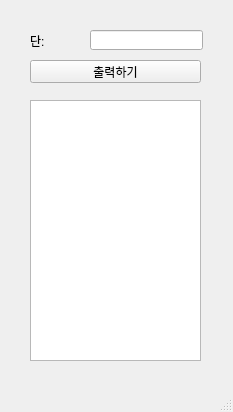
<?xml version="1.0" encoding="UTF-8"?>
<ui version="4.0">
 <class>MainWindow</class>
 <widget class="QMainWindow" name="MainWindow">
  <property name="geometry">
   <rect>
    <x>0</x>
    <y>0</y>
    <width>233</width>
    <height>412</height>
   </rect>
  </property>
  <property name="windowTitle">
   <string>MainWindow</string>
  </property>
  <widget class="QWidget" name="centralwidget">
   <widget class="QLabel" name="lbl">
    <property name="geometry">
     <rect>
      <x>30</x>
      <y>30</y>
      <width>56</width>
      <height>21</height>
     </rect>
    </property>
    <property name="text">
     <string>단:</string>
    </property>
   </widget>
   <widget class="QLineEdit" name="le">
    <property name="geometry">
     <rect>
      <x>90</x>
      <y>30</y>
      <width>113</width>
      <height>20</height>
     </rect>
    </property>
   </widget>
   <widget class="QPushButton" name="pb">
    <property name="geometry">
     <rect>
      <x>30</x>
      <y>60</y>
      <width>171</width>
      <height>23</height>
     </rect>
    </property>
    <property name="text">
     <string>출력하기</string>
    </property>
   </widget>
   <widget class="QTextEdit" name="te">
    <property name="geometry">
     <rect>
      <x>30</x>
      <y>100</y>
      <width>171</width>
      <height>261</height>
     </rect>
    </property>
   </widget>
  </widget>
  <widget class="QMenuBar" name="menubar">
   <property name="geometry">
    <rect>
     <x>0</x>
     <y>0</y>
     <width>233</width>
     <height>21</height>
    </rect>
   </property>
  </widget>
  <widget class="QStatusBar" name="statusbar"/>
 </widget>
 <resources/>
 <connections/>
</ui>
